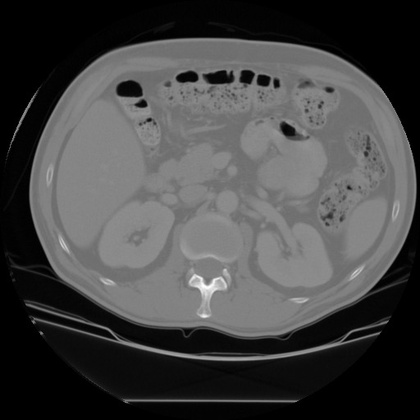
%> input picture DIP_2019_A4/kidney.jpg, 420 x 420 px, shrunk from 512 x 512 before the run
$ octave q2.m   (GNU Octave 9; MATLAB toolbox functions it lacks are replaced by stand-ins)
%> lines starting %> are read from the running program, lines starting %| are printed output that depends on the picture; in (x1, y1, x2, y2) boxes, pixels count from 0 and x2, y2 are one past the last pixel; in counts of white or black regions, pixels touching at a corner belong together; the program's own positions count from 1
### a4_20171142/src/CCL.m
function [label_img, label_num] = CCL(img)
    [m, n] = size(img);
    temp = zeros(m, n);
%   temp stores the labels

    label = 1;
    ET = [];
%   ET stores the links

    for i = 2: m
        for j = 2: n
            if(img(i,j) == 1)
                up = temp(i-1,j);
                left = temp(i,j-1);

                if(up == 0 && left == 0)
                    temp(i,j) = label;
                    ET(label) = label;
                    label = label + 1;

                elseif(up == 0 || left == 0)
                    temp(i,j) = max(up,left);

                elseif(up == left)
                    temp(i,j) = up;

                else
                    if(up > left)
                        temp(i,j) = left;
                        ET(up) = findlabel(ET, left);
                    else
                        temp(i,j) = up;
                        ET(left) = findlabel(ET, up);
                    end
                end
            end
        end
    end

    count = [0];
    t = 1;
    for i = 1:m
        for j = 1: n
            if(temp(i,j) ~= 0)
                temp(i,j) = ET(temp(i,j));
                for r = 1:t
                    if count(r) == temp(i,j)
                        break;
                    else if r == t
                            t = t+1;
                            count(t) = temp(i,j);
                        end
                    end
                end
            end
        end
    end

    label_img = temp;
    label_num = t - 1;
end

### a4_20171142/src/q2.m
clear all;
clc;

I = imread("DIP_2019_A4/kidney.jpg");
%> I is the input picture: size 420x420 uint8; min 0, max 255, mean 69.8
BW = imbinarize(I,0.515);
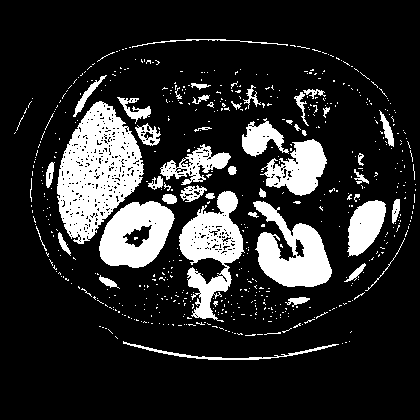
%> BW: size 420x420 logical; 16.8% white; 594 white regions (546 under 20 px), largest, box (x1, y1, x2, y2) and area: (57, 101, 144, 244) 7190, (179, 191, 245, 322) 3933, (253, 201, 332, 287) 3627
% imshow(BW)

SE1 = strel('disk', 2);
I1 = imclose(BW, SE1);
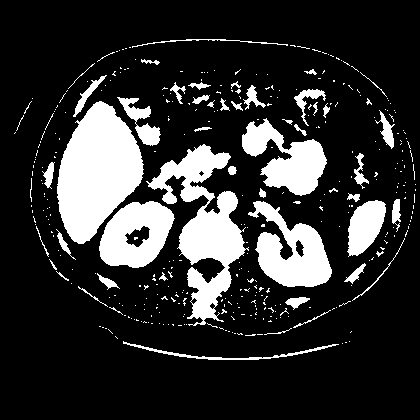
%> I1: size 420x420 logical; 18.7% white; 373 white regions (321 under 20 px), largest, box (x1, y1, x2, y2) and area: (57, 101, 144, 244) 7984, (146, 144, 249, 326) 6773, (248, 201, 332, 287) 3782

SE2 = strel('disk', 9);
A = imopen(I1, SE2);
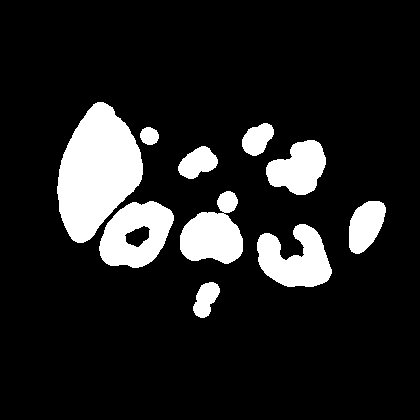
%> A: size 420x420 logical; 13.2% white; 10 white regions, largest, box (x1, y1, x2, y2) and area: (57, 102, 143, 243) 7924, (99, 201, 174, 268) 3325, (257, 224, 332, 287) 3035
% [6 lines of commented-out code are left out]
[label_img, k] = CCL(A);
%> after the loop in CCL, `for i = 2: m`:
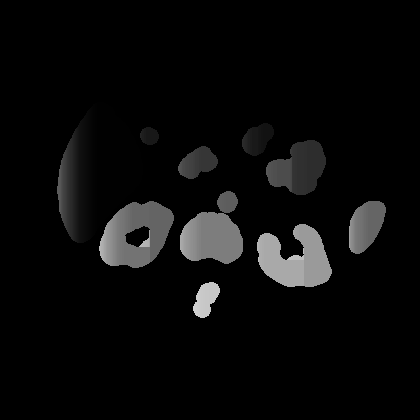
%> temp: size 420x420 double; min 0, max 209, mean 10.4
%> after the loop in CCL, `for i = 2: m`: ET = 209 values, max 198 at index 198, min 1 at index 1, mean 80.18; label = 210; left = 200
%> after the loop in CCL, `for i = 1:m`:
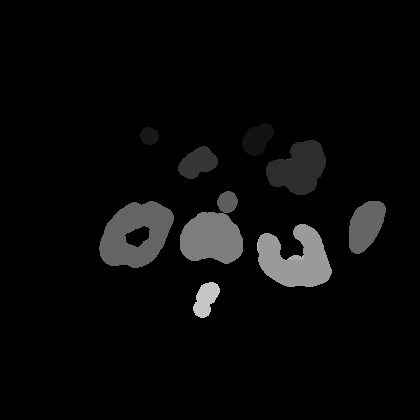
%> temp: size 420x420 double; 7.29% of pixels changed, all inside (x1, y1, x2, y2) = (57, 103, 368, 318)
%> after the loop in CCL, `for i = 1:m`: count = [0 1 18 24 45 54 76 93 100 101 102 125 154 169 190 198]; t = 16
%> in CCL, `label_num = t - 1;`: label_num = 15
%> k = 15

cc = hsv(k);
%> cc = 15 rows, first 12: [1 0 0; 1 0.4 0; 1 0.8 0; 0.8 1 0; 0.4 1 0; 0 1 0; 0 1 0.4; 0 1 0.8; 0 0.8 1; 0 0.4 1; 0 0 1; 0.4 0 1]
[a,b] = size(A);
%> a = 420; b = 420
labels = unique(label_img);
%> labels = [0; 1; 18; 24; 45; 54; 76; 93; 100; 101; 102; 125; 154; 169; 190; 198]

final = zeros(a,b,3);

for i=1:a
    for j=1:b
        for p=1:k
            if label_img(i,j) == labels(p) && labels(p) ~= 0
               final(i,j,:) = cc(p, :);
            end
        end
    end
end
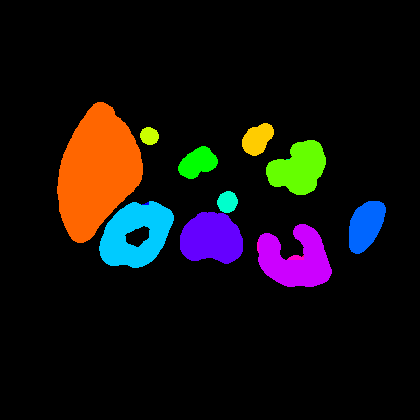
%> final: size 420x420x3 double; mean R, G, B 0.0749, 0.0602, 0.06

imshow(final);

$ run again, with DIP_2019_A4/coins.jpg copied over DIP_2019_A4/kidney.jpg
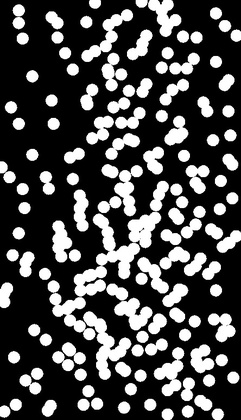
%> input picture DIP_2019_A4/coins.jpg, 241 x 420 px, shrunk from 444 x 773 before the run
%> I is the input picture: size 420x241 uint8; min 0, max 255, mean 76.3
%> `BW = imbinarize(I,0.515);`:
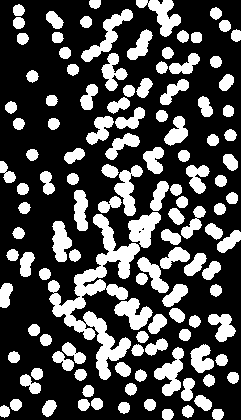
%> BW: size 420x241 logical; 29.7% white; 122 white regions, largest, box (x1, y1, x2, y2) and area: (48, 214, 140, 380) 4123, (81, 9, 133, 62) 769, (136, 0, 181, 37) 718
%> I1: size 420x241 logical; 30.9% white; 78 white regions, largest, box (x1, y1, x2, y2) and area: (39, 164, 188, 380) 8759, (136, 206, 221, 323) 2667, (81, 9, 133, 91) 1339
%> A: size 420x241 logical; 2.1% white; 6 white regions, box (x1, y1, x2, y2) and area: (130, 216, 155, 247) 583, (79, 314, 106, 338) 498, (58, 345, 79, 367) 353, (192, 351, 210, 371) 283, (116, 246, 134, 264) 250, (0, 289, 9, 307) 130
%> after the loop in CCL, `for i = 2: m`: ET = 36 values, max 30 at index 30, min 1 at index 1, mean 15.11; label = 37; left = 30
%> after the loop in CCL, `for i = 1:m`:
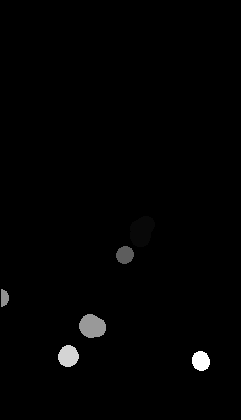
%> temp: size 420x241 double; min 0, max 30, mean 0.3; drawn with min black and max white
%> after the loop in CCL, `for i = 1:m`: count = [0 1 11 17 18 25 30]; t = 7
%> label_num = 6
%> cc = [1 0 0; 1 1 0; 0 1 0; 0 1 1; 0 0 1; 1 0 1]
%> labels = [0; 1; 11; 17; 18; 25; 30]
